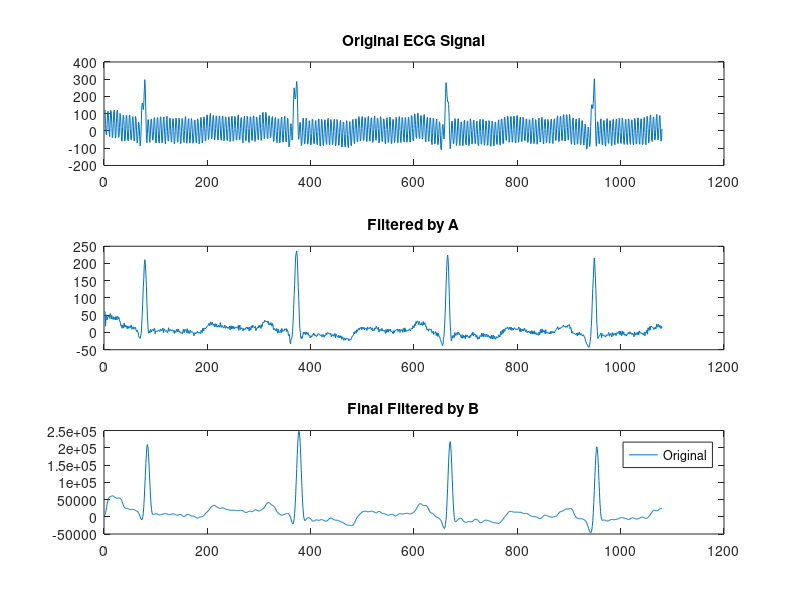

This chart was generated by the following MATLAB code:
load('ECG.mat');
num_A = [1/2, 0, 0, 1/2];
den_A = 1;


num_B = [36, 0, 0, 0, 0, 0, -72, 0, 0, 0, 0, 0, 36];
den_B = [1, -2, 1];


output_A = filter(num_A, den_A, ECGdata);
output_B = filter(num_B, den_B, output_A);


figure;
subplot(3,1,1);
plot(ECGdata);
title('Original ECG Signal');

subplot(3,1,2);
plot(output_A);
title('Filtered by A');

subplot(3,1,3);
plot(output_B);
title('Final Filtered by B');

legend('Original', 'Filtered by A', 'Final Filtered by B');
